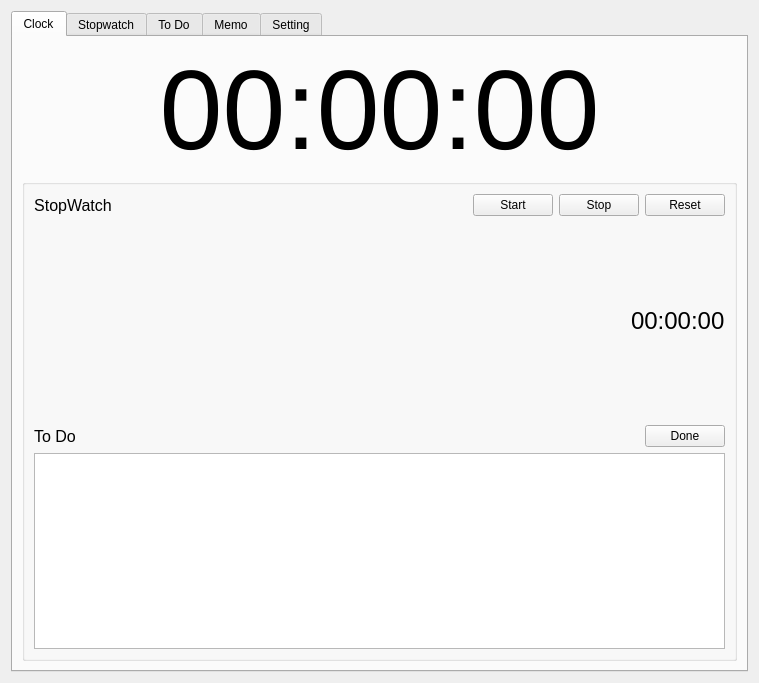
<?xml version="1.0" encoding="UTF-8"?>
<ui version="4.0">
 <class>Form</class>
 <widget class="QWidget" name="Form">
  <property name="geometry">
   <rect>
    <x>0</x>
    <y>0</y>
    <width>759</width>
    <height>683</height>
   </rect>
  </property>
  <property name="windowTitle">
   <string>Form</string>
  </property>
  <layout class="QVBoxLayout" name="verticalLayout_4">
   <item>
    <widget class="QTabWidget" name="appTab">
     <property name="sizePolicy">
      <sizepolicy hsizetype="MinimumExpanding" vsizetype="MinimumExpanding">
       <horstretch>0</horstretch>
       <verstretch>0</verstretch>
      </sizepolicy>
     </property>
     <property name="currentIndex">
      <number>0</number>
     </property>
     <widget class="QWidget" name="clockTab">
      <attribute name="title">
       <string>Clock</string>
      </attribute>
      <layout class="QHBoxLayout" name="horizontalLayout">
       <item>
        <layout class="QVBoxLayout" name="verticalLayout_8">
         <item>
          <widget class="QLabel" name="clockLabel">
           <property name="sizePolicy">
            <sizepolicy hsizetype="Preferred" vsizetype="Preferred">
             <horstretch>0</horstretch>
             <verstretch>0</verstretch>
            </sizepolicy>
           </property>
           <property name="font">
            <font>
             <pointsize>85</pointsize>
            </font>
           </property>
           <property name="text">
            <string>00:00:00</string>
           </property>
           <property name="alignment">
            <set>Qt::AlignCenter</set>
           </property>
           <property name="margin">
            <number>50</number>
           </property>
          </widget>
         </item>
         <item>
          <widget class="QGroupBox" name="mainGroupBox">
           <property name="title">
            <string/>
           </property>
           <layout class="QHBoxLayout" name="horizontalLayout_21">
            <item>
             <layout class="QVBoxLayout" name="verticalLayout_11">
              <item>
               <layout class="QHBoxLayout" name="horizontalLayout_5">
                <item>
                 <widget class="QLabel" name="mainStopwatchLabel">
                  <property name="font">
                   <font>
                    <pointsize>12</pointsize>
                   </font>
                  </property>
                  <property name="text">
                   <string>StopWatch</string>
                  </property>
                  <property name="alignment">
                   <set>Qt::AlignCenter</set>
                  </property>
                 </widget>
                </item>
                <item>
                 <spacer name="horizontalSpacer_10">
                  <property name="orientation">
                   <enum>Qt::Horizontal</enum>
                  </property>
                  <property name="sizeHint" stdset="0">
                   <size>
                    <width>40</width>
                    <height>20</height>
                   </size>
                  </property>
                 </spacer>
                </item>
                <item>
                 <widget class="QPushButton" name="mainStopwatchStart">
                  <property name="text">
                   <string>Start</string>
                  </property>
                 </widget>
                </item>
                <item>
                 <widget class="QPushButton" name="mainStopwatchStop">
                  <property name="text">
                   <string>Stop</string>
                  </property>
                 </widget>
                </item>
                <item>
                 <widget class="QPushButton" name="mainStopwatchReset">
                  <property name="text">
                   <string>Reset</string>
                  </property>
                 </widget>
                </item>
               </layout>
              </item>
              <item>
               <layout class="QHBoxLayout" name="horizontalLayout_10">
                <property name="topMargin">
                 <number>5</number>
                </property>
                <property name="bottomMargin">
                 <number>5</number>
                </property>
                <item>
                 <widget class="QWidget" name="prog_Stopwatch" native="true">
                  <property name="sizePolicy">
                   <sizepolicy hsizetype="MinimumExpanding" vsizetype="MinimumExpanding">
                    <horstretch>0</horstretch>
                    <verstretch>0</verstretch>
                   </sizepolicy>
                  </property>
                  <property name="minimumSize">
                   <size>
                    <width>0</width>
                    <height>50</height>
                   </size>
                  </property>
                  <property name="contextMenuPolicy">
                   <enum>Qt::CustomContextMenu</enum>
                  </property>
                 </widget>
                </item>
                <item>
                 <widget class="QLabel" name="mainStopwatchTime">
                  <property name="font">
                   <font>
                    <pointsize>18</pointsize>
                   </font>
                  </property>
                  <property name="contextMenuPolicy">
                   <enum>Qt::CustomContextMenu</enum>
                  </property>
                  <property name="text">
                   <string>00:00:00</string>
                  </property>
                 </widget>
                </item>
               </layout>
              </item>
              <item>
               <layout class="QHBoxLayout" name="horizontalLayout_22">
                <property name="topMargin">
                 <number>0</number>
                </property>
                <item>
                 <widget class="QLabel" name="label_7">
                  <property name="font">
                   <font>
                    <pointsize>12</pointsize>
                   </font>
                  </property>
                  <property name="text">
                   <string>To Do</string>
                  </property>
                  <property name="alignment">
                   <set>Qt::AlignCenter</set>
                  </property>
                 </widget>
                </item>
                <item>
                 <spacer name="horizontalSpacer_9">
                  <property name="orientation">
                   <enum>Qt::Horizontal</enum>
                  </property>
                  <property name="sizeHint" stdset="0">
                   <size>
                    <width>40</width>
                    <height>20</height>
                   </size>
                  </property>
                 </spacer>
                </item>
                <item>
                 <widget class="QPushButton" name="mainDoneButton">
                  <property name="text">
                   <string>Done</string>
                  </property>
                 </widget>
                </item>
               </layout>
              </item>
              <item>
               <widget class="QListView" name="mainListView">
                <property name="sizePolicy">
                 <sizepolicy hsizetype="MinimumExpanding" vsizetype="MinimumExpanding">
                  <horstretch>0</horstretch>
                  <verstretch>0</verstretch>
                 </sizepolicy>
                </property>
                <property name="font">
                 <font>
                  <pointsize>9</pointsize>
                 </font>
                </property>
                <property name="contextMenuPolicy">
                 <enum>Qt::CustomContextMenu</enum>
                </property>
                <property name="autoScrollMargin">
                 <number>5</number>
                </property>
                <property name="alternatingRowColors">
                 <bool>true</bool>
                </property>
                <property name="resizeMode">
                 <enum>QListView::Adjust</enum>
                </property>
                <property name="uniformItemSizes">
                 <bool>false</bool>
                </property>
                <property name="batchSize">
                 <number>50</number>
                </property>
               </widget>
              </item>
             </layout>
            </item>
           </layout>
          </widget>
         </item>
        </layout>
       </item>
      </layout>
     </widget>
     <widget class="QWidget" name="stopwatchTab">
      <attribute name="title">
       <string>Stopwatch</string>
      </attribute>
      <layout class="QHBoxLayout" name="horizontalLayout_4">
       <item>
        <layout class="QVBoxLayout" name="verticalLayout_3">
         <item>
          <layout class="QVBoxLayout" name="verticalLayout_7">
           <item>
            <spacer name="verticalSpacer">
             <property name="orientation">
              <enum>Qt::Vertical</enum>
             </property>
             <property name="sizeHint" stdset="0">
              <size>
               <width>20</width>
               <height>40</height>
              </size>
             </property>
            </spacer>
           </item>
           <item>
            <layout class="QHBoxLayout" name="horizontalLayout_7">
             <item>
              <widget class="QPushButton" name="addHourButton">
               <property name="sizePolicy">
                <sizepolicy hsizetype="Fixed" vsizetype="Fixed">
                 <horstretch>0</horstretch>
                 <verstretch>0</verstretch>
                </sizepolicy>
               </property>
               <property name="minimumSize">
                <size>
                 <width>80</width>
                 <height>80</height>
                </size>
               </property>
               <property name="text">
                <string/>
               </property>
              </widget>
             </item>
             <item>
              <widget class="QPushButton" name="addMinuteButton">
               <property name="sizePolicy">
                <sizepolicy hsizetype="Fixed" vsizetype="Fixed">
                 <horstretch>0</horstretch>
                 <verstretch>0</verstretch>
                </sizepolicy>
               </property>
               <property name="minimumSize">
                <size>
                 <width>80</width>
                 <height>80</height>
                </size>
               </property>
               <property name="text">
                <string/>
               </property>
              </widget>
             </item>
             <item>
              <widget class="QPushButton" name="addSecondButton">
               <property name="sizePolicy">
                <sizepolicy hsizetype="Fixed" vsizetype="Fixed">
                 <horstretch>0</horstretch>
                 <verstretch>0</verstretch>
                </sizepolicy>
               </property>
               <property name="minimumSize">
                <size>
                 <width>80</width>
                 <height>80</height>
                </size>
               </property>
               <property name="text">
                <string/>
               </property>
              </widget>
             </item>
            </layout>
           </item>
           <item>
            <spacer name="verticalSpacer_5">
             <property name="orientation">
              <enum>Qt::Vertical</enum>
             </property>
             <property name="sizeHint" stdset="0">
              <size>
               <width>20</width>
               <height>40</height>
              </size>
             </property>
            </spacer>
           </item>
           <item>
            <layout class="QHBoxLayout" name="horizontalLayout_13">
             <item>
              <spacer name="horizontalSpacer_7">
               <property name="orientation">
                <enum>Qt::Horizontal</enum>
               </property>
               <property name="sizeType">
                <enum>QSizePolicy::MinimumExpanding</enum>
               </property>
               <property name="sizeHint" stdset="0">
                <size>
                 <width>75</width>
                 <height>20</height>
                </size>
               </property>
              </spacer>
             </item>
             <item>
              <widget class="QLabel" name="lblStopwatchHour">
               <property name="font">
                <font>
                 <pointsize>85</pointsize>
                </font>
               </property>
               <property name="text">
                <string>00</string>
               </property>
               <property name="alignment">
                <set>Qt::AlignCenter</set>
               </property>
              </widget>
             </item>
             <item>
              <widget class="QLabel" name="stopwatchColon">
               <property name="sizePolicy">
                <sizepolicy hsizetype="MinimumExpanding" vsizetype="Preferred">
                 <horstretch>0</horstretch>
                 <verstretch>0</verstretch>
                </sizepolicy>
               </property>
               <property name="font">
                <font>
                 <pointsize>72</pointsize>
                </font>
               </property>
               <property name="text">
                <string>:</string>
               </property>
               <property name="alignment">
                <set>Qt::AlignCenter</set>
               </property>
              </widget>
             </item>
             <item>
              <widget class="QLabel" name="lblStopwatchMnt">
               <property name="font">
                <font>
                 <pointsize>85</pointsize>
                </font>
               </property>
               <property name="text">
                <string>00</string>
               </property>
               <property name="alignment">
                <set>Qt::AlignCenter</set>
               </property>
              </widget>
             </item>
             <item>
              <widget class="QLabel" name="stopwatchColon_1">
               <property name="sizePolicy">
                <sizepolicy hsizetype="MinimumExpanding" vsizetype="Preferred">
                 <horstretch>0</horstretch>
                 <verstretch>0</verstretch>
                </sizepolicy>
               </property>
               <property name="font">
                <font>
                 <pointsize>72</pointsize>
                </font>
               </property>
               <property name="text">
                <string>:</string>
               </property>
               <property name="alignment">
                <set>Qt::AlignCenter</set>
               </property>
              </widget>
             </item>
             <item>
              <widget class="QLabel" name="lblStopwatchSec">
               <property name="font">
                <font>
                 <pointsize>85</pointsize>
                </font>
               </property>
               <property name="text">
                <string>00</string>
               </property>
               <property name="alignment">
                <set>Qt::AlignCenter</set>
               </property>
              </widget>
             </item>
             <item>
              <spacer name="horizontalSpacer_8">
               <property name="orientation">
                <enum>Qt::Horizontal</enum>
               </property>
               <property name="sizeType">
                <enum>QSizePolicy::MinimumExpanding</enum>
               </property>
               <property name="sizeHint" stdset="0">
                <size>
                 <width>75</width>
                 <height>20</height>
                </size>
               </property>
              </spacer>
             </item>
            </layout>
           </item>
           <item>
            <spacer name="verticalSpacer_3">
             <property name="orientation">
              <enum>Qt::Vertical</enum>
             </property>
             <property name="sizeHint" stdset="0">
              <size>
               <width>20</width>
               <height>40</height>
              </size>
             </property>
            </spacer>
           </item>
           <item>
            <layout class="QHBoxLayout" name="horizontalLayout_6">
             <item>
              <widget class="QPushButton" name="takeHourButton">
               <property name="sizePolicy">
                <sizepolicy hsizetype="Fixed" vsizetype="Fixed">
                 <horstretch>0</horstretch>
                 <verstretch>0</verstretch>
                </sizepolicy>
               </property>
               <property name="minimumSize">
                <size>
                 <width>80</width>
                 <height>80</height>
                </size>
               </property>
               <property name="text">
                <string/>
               </property>
              </widget>
             </item>
             <item>
              <widget class="QPushButton" name="takeMinuteButton">
               <property name="sizePolicy">
                <sizepolicy hsizetype="Fixed" vsizetype="Fixed">
                 <horstretch>0</horstretch>
                 <verstretch>0</verstretch>
                </sizepolicy>
               </property>
               <property name="minimumSize">
                <size>
                 <width>80</width>
                 <height>80</height>
                </size>
               </property>
               <property name="text">
                <string/>
               </property>
              </widget>
             </item>
             <item>
              <widget class="QPushButton" name="takeSecondButton">
               <property name="sizePolicy">
                <sizepolicy hsizetype="Fixed" vsizetype="Fixed">
                 <horstretch>0</horstretch>
                 <verstretch>0</verstretch>
                </sizepolicy>
               </property>
               <property name="minimumSize">
                <size>
                 <width>80</width>
                 <height>80</height>
                </size>
               </property>
               <property name="text">
                <string/>
               </property>
              </widget>
             </item>
            </layout>
           </item>
           <item>
            <spacer name="verticalSpacer_4">
             <property name="orientation">
              <enum>Qt::Vertical</enum>
             </property>
             <property name="sizeHint" stdset="0">
              <size>
               <width>20</width>
               <height>40</height>
              </size>
             </property>
            </spacer>
           </item>
           <item>
            <layout class="QHBoxLayout" name="horizontalLayout_20">
             <property name="topMargin">
              <number>0</number>
             </property>
             <item>
              <widget class="QPushButton" name="startStopwatchButton">
               <property name="text">
                <string>Start</string>
               </property>
              </widget>
             </item>
             <item>
              <widget class="QPushButton" name="stopStopwatchButton">
               <property name="text">
                <string>Stop</string>
               </property>
              </widget>
             </item>
             <item>
              <widget class="QPushButton" name="resetStopwatchButton">
               <property name="text">
                <string>Reset</string>
               </property>
              </widget>
             </item>
            </layout>
           </item>
          </layout>
         </item>
        </layout>
       </item>
      </layout>
     </widget>
     <widget class="QWidget" name="toDoTab">
      <attribute name="title">
       <string>To Do</string>
      </attribute>
      <layout class="QHBoxLayout" name="horizontalLayout_3">
       <item>
        <layout class="QVBoxLayout" name="verticalLayout_2">
         <item>
          <widget class="QListView" name="toDoListView">
           <property name="font">
            <font>
             <pointsize>9</pointsize>
            </font>
           </property>
           <property name="contextMenuPolicy">
            <enum>Qt::CustomContextMenu</enum>
           </property>
           <property name="alternatingRowColors">
            <bool>true</bool>
           </property>
          </widget>
         </item>
         <item>
          <layout class="QHBoxLayout" name="horizontalLayout_18">
           <property name="topMargin">
            <number>0</number>
           </property>
           <property name="rightMargin">
            <number>0</number>
           </property>
           <item>
            <widget class="QLabel" name="toDoLabel">
             <property name="text">
              <string>ToDo</string>
             </property>
            </widget>
           </item>
           <item>
            <widget class="QLineEdit" name="toDoLineEdit"/>
           </item>
          </layout>
         </item>
         <item>
          <layout class="QHBoxLayout" name="horizontalLayout_2">
           <item>
            <spacer name="horizontalSpacer_3">
             <property name="orientation">
              <enum>Qt::Horizontal</enum>
             </property>
             <property name="sizeHint" stdset="0">
              <size>
               <width>40</width>
               <height>20</height>
              </size>
             </property>
            </spacer>
           </item>
           <item>
            <widget class="QPushButton" name="toDoAddButton">
             <property name="text">
              <string>Add</string>
             </property>
            </widget>
           </item>
           <item>
            <spacer name="horizontalSpacer_2">
             <property name="orientation">
              <enum>Qt::Horizontal</enum>
             </property>
             <property name="sizeHint" stdset="0">
              <size>
               <width>40</width>
               <height>20</height>
              </size>
             </property>
            </spacer>
           </item>
           <item>
            <widget class="QPushButton" name="toDoRemoveButton">
             <property name="text">
              <string>Remove</string>
             </property>
            </widget>
           </item>
           <item>
            <spacer name="horizontalSpacer">
             <property name="orientation">
              <enum>Qt::Horizontal</enum>
             </property>
             <property name="sizeHint" stdset="0">
              <size>
               <width>40</width>
               <height>20</height>
              </size>
             </property>
            </spacer>
           </item>
          </layout>
         </item>
        </layout>
       </item>
      </layout>
     </widget>
     <widget class="QWidget" name="memoTab">
      <attribute name="title">
       <string>Memo</string>
      </attribute>
      <layout class="QHBoxLayout" name="horizontalLayout_8">
       <item>
        <layout class="QVBoxLayout" name="verticalLayout_5">
         <item>
          <widget class="QTabWidget" name="memoListTab">
           <property name="tabShape">
            <enum>QTabWidget::Rounded</enum>
           </property>
           <property name="currentIndex">
            <number>1</number>
           </property>
           <property name="tabsClosable">
            <bool>true</bool>
           </property>
           <property name="movable">
            <bool>true</bool>
           </property>
           <widget class="QWidget" name="memoListTab_1">
            <attribute name="title">
             <string>Memo 1</string>
            </attribute>
            <layout class="QHBoxLayout" name="horizontalLayout_23">
             <item>
              <widget class="QTextEdit" name="textEdit"/>
             </item>
            </layout>
           </widget>
           <widget class="QWidget" name="memoListTab_2">
            <attribute name="title">
             <string>Memo 2</string>
            </attribute>
            <layout class="QHBoxLayout" name="horizontalLayout_25">
             <item>
              <widget class="QTextEdit" name="memoTextEdit_2">
               <property name="font">
                <font>
                 <pointsize>12</pointsize>
                </font>
               </property>
               <property name="contextMenuPolicy">
                <enum>Qt::CustomContextMenu</enum>
               </property>
              </widget>
             </item>
            </layout>
           </widget>
          </widget>
         </item>
         <item>
          <layout class="QHBoxLayout" name="horizontalLayout_9">
           <item>
            <spacer name="horizontalSpacer_5">
             <property name="orientation">
              <enum>Qt::Horizontal</enum>
             </property>
             <property name="sizeHint" stdset="0">
              <size>
               <width>40</width>
               <height>20</height>
              </size>
             </property>
            </spacer>
           </item>
           <item>
            <widget class="QPushButton" name="addMemoButton">
             <property name="text">
              <string>Add</string>
             </property>
            </widget>
           </item>
           <item>
            <spacer name="horizontalSpacer_6">
             <property name="orientation">
              <enum>Qt::Horizontal</enum>
             </property>
             <property name="sizeHint" stdset="0">
              <size>
               <width>40</width>
               <height>20</height>
              </size>
             </property>
            </spacer>
           </item>
           <item>
            <widget class="QPushButton" name="removeMemoButton">
             <property name="text">
              <string>Remove</string>
             </property>
            </widget>
           </item>
           <item>
            <spacer name="horizontalSpacer_4">
             <property name="orientation">
              <enum>Qt::Horizontal</enum>
             </property>
             <property name="sizeHint" stdset="0">
              <size>
               <width>40</width>
               <height>20</height>
              </size>
             </property>
            </spacer>
           </item>
          </layout>
         </item>
        </layout>
       </item>
      </layout>
     </widget>
     <widget class="QWidget" name="settingTab">
      <attribute name="title">
       <string>Setting</string>
      </attribute>
     </widget>
    </widget>
   </item>
  </layout>
 </widget>
 <resources/>
 <connections/>
</ui>
